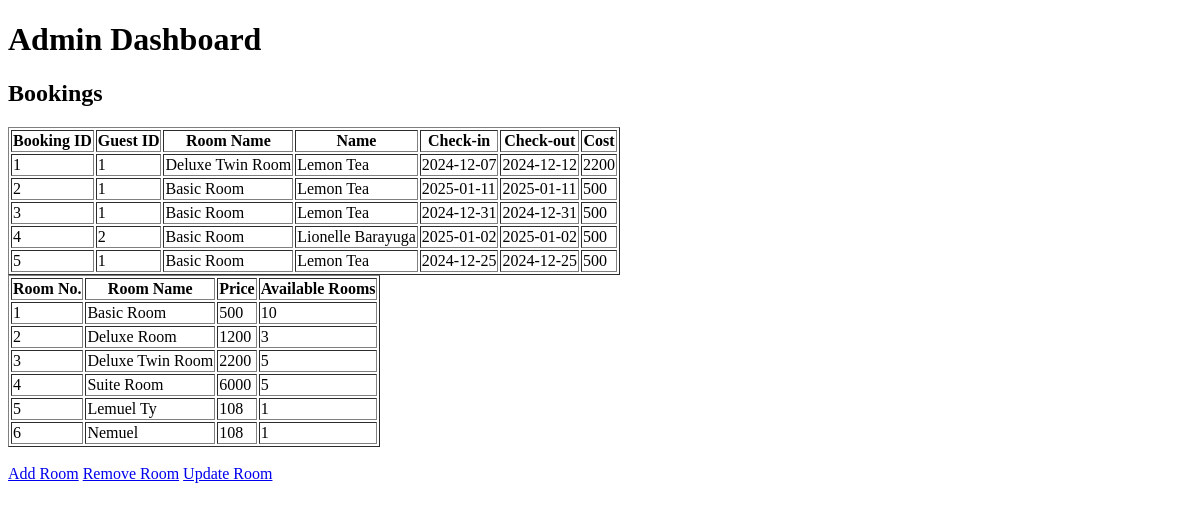
Before: /admin_dashboard with the older database file.
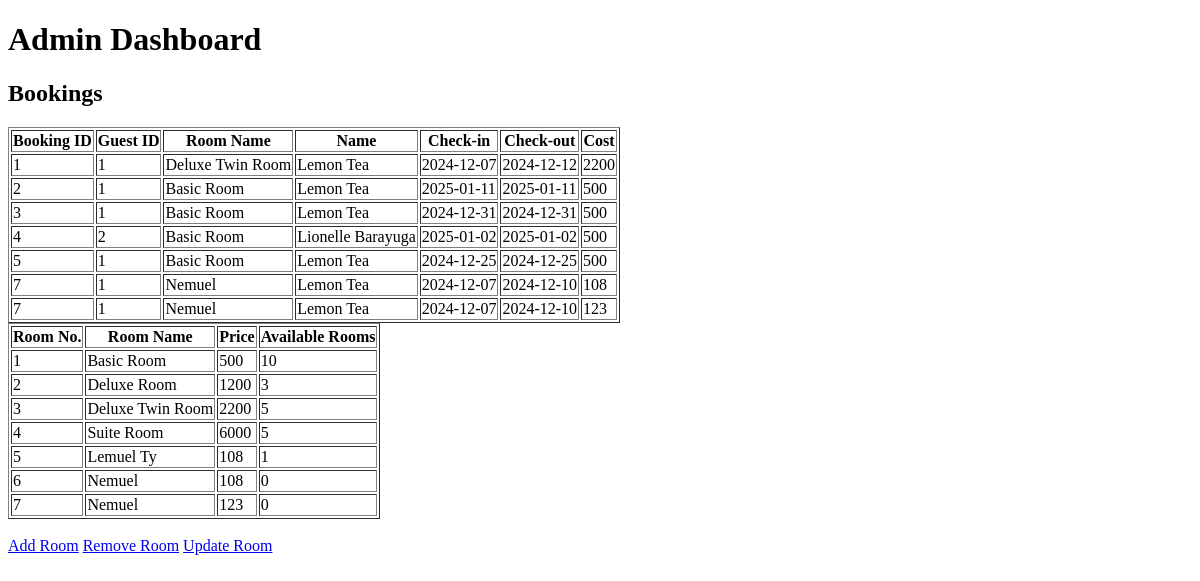
After: the same page with the newer database file.
### tables this page shows
CREATE TABLE BOOKING (
    booking_id INTEGER PRIMARY KEY AUTOINCREMENT,
    guest_id INT,
    check_in DATE,
    check_out DATE,
    adult_guest INT,
    child_guest INT,
    room_name VARCHAR(50),
    FOREIGN KEY (guest_id) REFERENCES GUEST(guest_id)
);

CREATE TABLE "GUEST" (
	"guest_id"	INTEGER NOT NULL UNIQUE,
	"firstname"	TEXT NOT NULL,
	"lastname"	TEXT NOT NULL,
	"gender"	TEXT,
	"cel_num"	INTEGER NOT NULL,
	"address"	TEXT,
	"email"	TEXT NOT NULL UNIQUE,
	"password"	TEXT NOT NULL,
	PRIMARY KEY("guest_id" AUTOINCREMENT)
);

CREATE TABLE "ROOMS" (
	"room_id"	INTEGER NOT NULL UNIQUE ,
	"Room_name"	TEXT,
	"Room_Cost"	INTEGER,
	"Room_Availability"	TEXT,
	PRIMARY KEY("room_id")
);

### app.py (the view)
@app.route("/admin_dashboard", methods=["GET", "POST"])
def admin_dashboard():
    con = sqlite3.connect(currentdirectory + '\\data.db')
    c = con.cursor()
    query = """
        SELECT BOOKING.booking_id, GUEST.guest_id, ROOMS.room_name, GUEST.firstname, GUEST.lastname, BOOKING.check_in, BOOKING.check_out, ROOMS.room_cost
        FROM BOOKING
        JOIN GUEST ON BOOKING.guest_id = GUEST.guest_id
        JOIN ROOMS ON BOOKING.room_name = ROOMS.room_name
    """
    c.execute(query)
    bookings = c.fetchall()
    con.close()
    con = sqlite3.connect(currentdirectory + '\\data.db')
    c = con.cursor()
    query1 = """
        SELECT room_id, Room_name, Room_Cost, Room_Availability
        FROM ROOMS
    """
    c.execute(query1)
    rooms_to_display = c.fetchall()
    con.close()
    return render_template("admin_dashboard.html", bookings=bookings, rooms_to_display=rooms_to_display)

### templates/admin_dashboard.html (shortened to what this page needs)
<!DOCTYPE html>
<html lang="en">
<head>
</head>
<body>
    <h1>Admin Dashboard</h1>
    <h2>Bookings</h2>
    <table border="1">
        <thead>
            <tr>
                <th>Booking ID</th>
                <th>Guest ID</th>
                <th>Room Name</th>
                <th>Name</th>
                <th>Check-in</th>
                <th>Check-out</th>
                <th>Cost</th>
            </tr>
        </thead>
        <tbody>
            {% for booking in bookings %}
                <tr>
                    <td>{{ booking[0] }}</td>
                    <td>{{ booking[1] }}</td>
                    <td>{{ booking[2] }}</td>
                    <td>{{ booking[3] }} {{ booking[4] }}</td>
                    <td>{{ booking[5] }}</td>
                    <td>{{ booking[6] }}</td>
                    <td>{{ booking[7] }}</td>
                </tr>
            {% endfor %}
        </tbody>
    </table>
    <table border="1">
        <thead>
            <tr>
                <th>Room No.</th>
                <th>Room Name</th>
                <th>Price</th>
                <th>Available Rooms</th>
            </tr>
        </thead>
        <tbody>
            {% for room_display in rooms_to_display %}
                <tr>
                    <td>{{ room_display[0] }}</td>
                    <td>{{ room_display[1] }}</td>
                    <td>{{ room_display[2] }}</td>
                    <td>{{ room_display[3] }}</td>
                </tr>
            {% endfor %}
        </tbody>
    </table>
    <br>
    <a href="{{ url_for('add_room') }}">Add Room</a>
    <a href="{{ url_for('remove_room', room_name='room_name') }}">Remove Room</a>
    <a href="{{ url_for('update_room', room_name='room_name') }}">Update Room</a>
</body>
</html>

Changed rows visible on the page:
added BOOKING: booking_id "7", guest_id "1", Room_name "Nemuel", firstname "Lemon", lastname "Tea", check_in "2024-12-07", check_out "2024-12-10", Room_Cost "108", Room_Cost "123"
changed ROOMS id 6: Room_Availability "1" → "0"
added ROOMS: room_id "7", Room_name "Nemuel", Room_Cost "123", Room_Availability "0"
